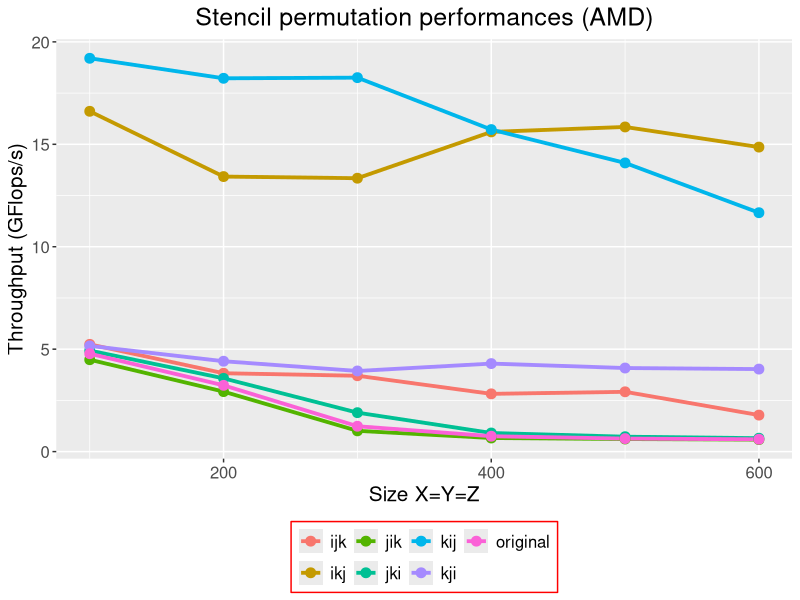
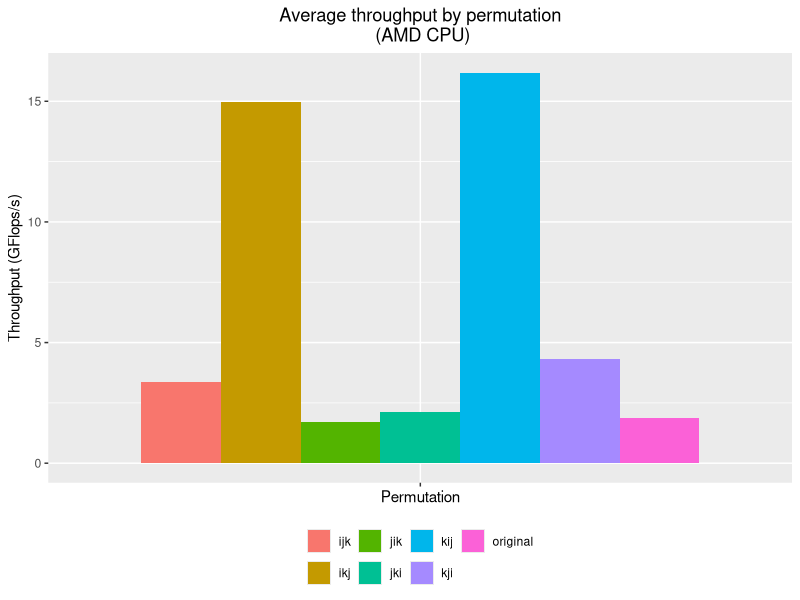
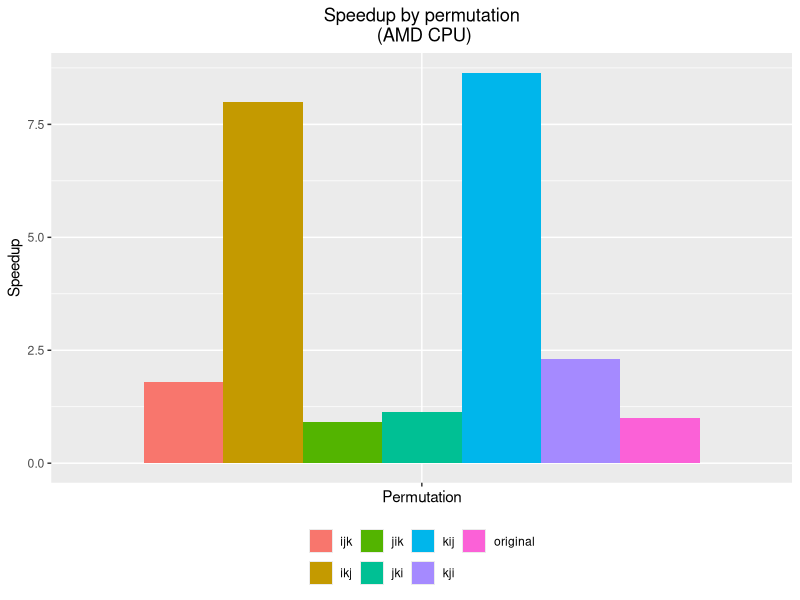

R code for these plots, in order:
setwd("/home/alexis/Dev/Barthou/Projet/data")
library(ggplot2)
library("reshape2")
library( dplyr)


data = read.csv("stencil_permutation.csv")

p = ggplot(data, aes(x=size, y=throughput, group=permutation, color=permutation))+
  geom_line(size=1.3) +
  geom_point(size=3) +
  ggtitle("Stencil permutation performances (AMD)") +
  xlab("Size X=Y=Z") + ylab("Throughput (GFlops/s)") +
  theme( legend.position="bottom",
           legend.title = element_blank(),
         legend.background = element_rect(color = "red"),
           legend.box.just="right",
           plot.title = element_text(hjust = 0.5),
           text = element_text(size=15))

ggsave(plot = p, filename = "permutation.png")

new_data = select(data, throughput, permutation)
means <- aggregate(new_data,by=list(new_data$permutation),mean)
means <- means[,1:2]
gg <- melt(means,id="Group.1")

p <- ggplot(gg,aes(x=variable,y=value,fill=factor(Group.1)))+
  geom_bar(stat="identity",position="dodge")+
  xlab("Permutation")+ylab("Throughput (GFlops/s)") +
  ggtitle("Average throughput by permutation\n (AMD CPU)") +
  theme(plot.title = element_text(hjust = 0.5),
        legend.position = "bottom",
        legend.title = element_blank(),
        axis.text.x = element_blank())

ggsave(plot = p, filename = "throughput_by_permutation.png")

speedup = means
speedup$spdup <- means$throughput / means[7,2]
speedup$permutation = means$Group.1
speedup = speedup[,3:4]
gg <- melt(speedup,id="permutation")

p <- ggplot(gg,aes(x=variable,y=value,fill=factor(permutation)))+
  geom_bar(stat="identity",position="dodge")+
  xlab("Permutation")+ylab("Speedup") +
  ggtitle("Speedup by permutation\n (AMD CPU)") +
  theme(plot.title = element_text(hjust = 0.5),
        legend.position = "bottom",
        legend.title = element_blank(),
        axis.text.x = element_blank())

ggsave(plot = p, filename = "speedup_by_permutation.png")
